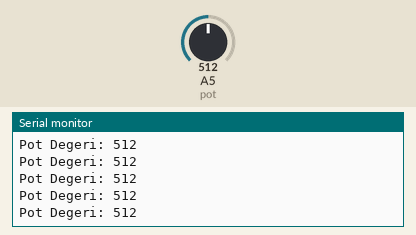
This sketch was run on a simulated Arduino Uno, built with avr-gcc and run on an emulated ATmega328P. Shown: the last lines printed to the serial monitor. Inputs (shaded band) come from the test bench; at power-on: A5 (pot) = 512.

Above: at 1.2 s.
1.3 s: A5 (pot) set to 107
At 2.1 s:
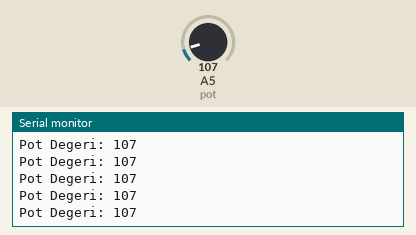
4.3 s: A5 (pot) set to 88
At 4.8 s:
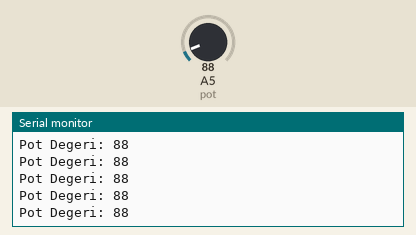
Timing chart, 0 to 7.3 s (numbered marks = the images above; inputs shaded):
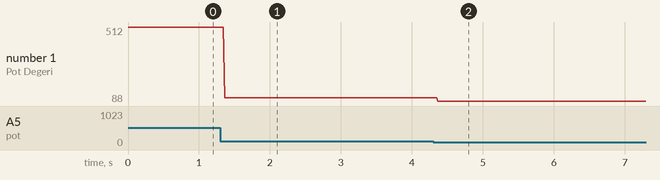

The sketch:

proje8.ino
```cpp
//-------------------------------
int pot = A5;
//-------------------------------
void setup()
{
  Serial.begin(9600);
}
//-------------------------------
void loop()
{
  Serial.print("Pot Degeri: ");
  Serial.println(analogRead(pot));
}
//-------------------------------
```

Measured:
- after the input at 1.3 s, the serial monitor: prints a new line after 0.06 s (image 1)
- after the input at 4.3 s, the serial monitor: prints a new line after 0.07 s (image 2)
- plotted number 1: 512 → 107 after the input at 1.3 s, 107 → 88 after the input at 4.3 s
